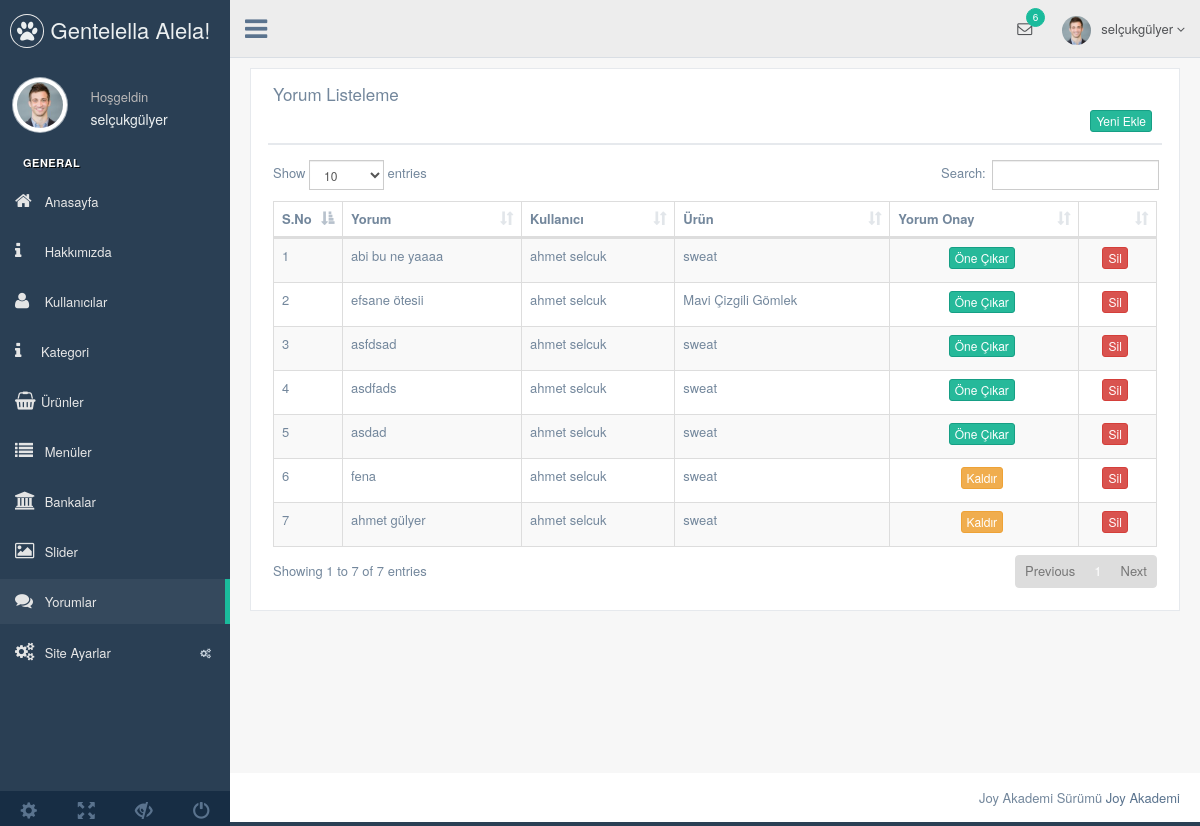
Screenshot of /nedmin/production/yorumlar.php (signed in) with the database file from the repository.
### tables this page shows
CREATE TABLE `kullanici` (
  `kullanici_id` int(11) NOT NULL,
  `kullanici_zaman` datetime NOT NULL DEFAULT CURRENT_TIMESTAMP,
  `kullanici_tc` varchar(250) NOT NULL,
  `kullanici_ad` varchar(50) NOT NULL,
  `kullanici_mail` varchar(50) NOT NULL,
  `kullanici_gsm` varchar(100) NOT NULL,
  `kullanici_password` varchar(50) NOT NULL,
  `kullanici_adsoyad` varchar(50) NOT NULL,
  `kullanici_adres` varchar(50) NOT NULL,
  `kullanici_il` varchar(250) NOT NULL,
  `kullanici_ilce` varchar(250) NOT NULL,
  `kullanici_unvan` varchar(100) NOT NULL,
  `kullanici_yetki` varchar(50) NOT NULL,
  `kullanici_durum` int(1) NOT NULL DEFAULT '1'
);

CREATE TABLE `yorumlar` (
  `yorum_id` int(11) NOT NULL,
  `kullanici_id` int(11) NOT NULL,
  `yorum_detay` text NOT NULL,
  `yorum_zaman` timestamp NOT NULL DEFAULT CURRENT_TIMESTAMP,
  `urun_id` int(11) NOT NULL,
  `yorum_onay` enum('0','1') NOT NULL DEFAULT '0'
);

CREATE TABLE `urun` (
  `urun_id` int(11) NOT NULL,
  `kategori_id` int(11) NOT NULL,
  `urun_ad` varchar(250) NOT NULL,
  `urun_zaman` datetime NOT NULL DEFAULT CURRENT_TIMESTAMP,
  `urun_seourl` varchar(250) NOT NULL,
  `urun_detay` text NOT NULL,
  `urun_fiyat` float(9,2) NOT NULL,
  `urun_video` varchar(200) NOT NULL,
  `urun_keyword` varchar(250) NOT NULL,
  `urun_stok` int(11) NOT NULL,
  `urun_durum` enum('0','1') NOT NULL,
  `urun_onecikar` enum('0','1') NOT NULL DEFAULT '0'
);

### nedmin/production/yorumlar.php (the view, shortened to what this page needs)
<?php
include'header.php';
$yorumsor=$db->prepare("SELECT * FROM yorumlar order by yorum_onay ASC");
$yorumsor->execute();
?>
<head>
</head>
        <div class="right_col" role="main">
          <div class="">
            <div class="row">
              <div class="col-md-12 col-sm-12 col-xs-12">
                <div class="x_panel">
                  <div class="x_title">
                    <h2>Yorum Listeleme </h2>
                   <div class="clearfix"></div>
                   <div align="right">
                   <a href="yorum-ekle.php"><button class="btn btn-success btn-xs">Yeni Ekle</button></a>
                  </div>
                  </div>
                  <div class="x_content">
                     <table id="datatable-responsive" class="table table-striped table-bordered dt-responsive nowrap" cellspacing="0" width="100%">
                      <thead>
                        <tr>
                          <th>S.No</th>
                          <th>Yorum</th>
                          <th>Kullanıcı</th>
                          <th>Ürün</th>
                          <th>Yorum Onay</th>
                          <th></th>
                        </tr>
                      </thead>
                      <tbody>
                        <?php
                        $say=0;
                        while ($yorumcek=$yorumsor->fetch(PDO::FETCH_ASSOC)) { $say++ ?>
                          <tr>
                          <td width="20"> <?php echo $say  ?></td>
                          <td><?php echo $yorumcek['yorum_detay'] ?></td>
                          <td><?php
                            $kullanici_id=$yorumcek['kullanici_id'];
                            $kullanicisor=$db->prepare("SELECT * from kullanici where kullanici_id=:id" );
                             $kullanicisor->execute(array
                               (
                              'id' => $kullanici_id
                                 ));
                              $kullanicicek=$kullanicisor->fetch(PDO::FETCH_ASSOC);
                           echo $kullanicicek['kullanici_adsoyad'] ?></td>
                          <td><?php
                            $urun_id=$yorumcek['urun_id'];
                            $urunsor=$db->prepare("SELECT * from urun where urun_id=:id");
                            $urunsor->execute(array(
                              'id'=>$urun_id
                            ));
                            $uruncek=$urunsor->fetch(PDO::FETCH_ASSOC);
                          echo $uruncek['urun_ad'] ?></td>
                          <td><center>
                              <?php
                              if ($yorumcek['yorum_onay']==0) { ?>
                                <a href="../netting/islem.php?yorum_id=<?php echo $yorumcek['yorum_id'] ?>&yorum_one=1&yorum_onay=ok"><button class="btn btn-success btn-xs">Öne Çıkar</button></a>
                              <?php } elseif ($yorumcek['yorum_onay']==1) { ?>
                                <a href="../netting/islem.php?yorum_id=<?php echo $yorumcek['yorum_id'] ?>&yorum_one=0&yorum_onay=ok"><button class="btn btn-warning btn-xs">Kaldır</button></a>
                          <?php  } ?>
                          </center></td>
                          <td><center><a href="../netting/islem.php?yorum_id=<?php echo $yorumcek['yorum_id']; ?>&yorumsil=ok"><button class="btn btn-danger btn-xs">Sil</button></a></center></td>
                        </tr>
                        <?php }
                         ?>
                      </tbody>
                    </table>
                  </div>
                </div>
              </div>
            </div>
          </div>
        </div>
     <?php include 'footer.php'; ?>

### nedmin/production/header.php (shortened to what this page needs)
<?php
  include '../netting/baglan.php';
    $kullanicisor=$db->prepare("SELECT * from kullanici where kullanici_mail=:mail" );
  $kullanicisor->execute(array
    (
      'mail' => $_SESSION['kullanici_mail']
    ));
  $kullanicicek=$kullanicisor->fetch(PDO::FETCH_ASSOC);
 ?>
<!DOCTYPE html>
<html lang="en">
  <head>
    <link href="../vendors/bootstrap/dist/css/bootstrap.min.css" rel="stylesheet">
    <link href="../vendors/font-awesome/css/font-awesome.min.css" rel="stylesheet">
    <link href="../vendors/nprogress/nprogress.css" rel="stylesheet">
    <link href="../vendors/iCheck/skins/flat/green.css" rel="stylesheet">
    <link href="../vendors/datatables.net-bs/css/dataTables.bootstrap.min.css" rel="stylesheet">
    <link href="../vendors/datatables.net-buttons-bs/css/buttons.bootstrap.min.css" rel="stylesheet">
    <link href="../vendors/datatables.net-fixedheader-bs/css/fixedHeader.bootstrap.min.css" rel="stylesheet">
    <link href="../vendors/datatables.net-responsive-bs/css/responsive.bootstrap.min.css" rel="stylesheet">
    <link href="../vendors/datatables.net-scroller-bs/css/scroller.bootstrap.min.css" rel="stylesheet">
    <link rel="stylesheet"  href="../vendors/dropzone/dist/min/dropzone.min.css">
    <link href="../build/css/custom.min.css" rel="stylesheet">
  </head>
  <body class="nav-md">
    <div class="container body">
      <div class="main_container">
        <div class="col-md-3 left_col">
          <div class="left_col scroll-view">
            <div class="navbar nav_title" style="border: 0;">
              <a href="index.html" class="site_title"><i class="fa fa-paw"></i> <span>Gentelella Alela!</span></a>
            </div>
            <div class="profile clearfix">
              <div class="profile_pic">
                <img src="images/img.jpg" alt="..." class="img-circle profile_img">
              </div>
              <div class="profile_info">
                <span>Hoşgeldin</span>
                <h2><?php echo $kullanicicek['kullanici_adsoyad'] ?></h2>
              </div>
            </div>
            <br />
            <div id="sidebar-menu" class="main_menu_side hidden-print main_menu">
              <div class="menu_section">
                <h3>General</h3>
                <ul class="nav side-menu">
                   <li><a href="index.php"><i class="fa fa-home"></i> Anasayfa </a></li>
                     <li><a href="hakkimizda.php"><i class="fa fa-info"></i> Hakkımızda </a></li>
                      <li><a href="kullanici.php"><i class="fa fa-user"></i> Kullanıcılar </a></li>
                      <li><a href="kategori.php"><i class="fa fa-info"></i>Kategori</a></li>
                      <li><a href="urun.php"><i class="fa fa-shopping-basket"></i>Ürünler</a></li>
                      <li><a href="menu.php"><i class="fa fa-list"></i> Menüler </a></li>
                      <li><a href="banka.php"><i class="fa fa-university"></i> Bankalar </a></li>
                       <li><a href="slider.php"><i class="fa fa-image"></i> Slider </a></li>
                       <li><a href="yorumlar.php"><i class="fa fa-comments"></i> Yorumlar </a></li>
                  <li><a><i class="fa fa-cogs"></i> Site Ayarlar <span class="fa fa-cogs"></span></a>
                  </li>
                  </ul>
              </div>
            </div>
            <div class="sidebar-footer hidden-small">
              <a data-toggle="tooltip" data-placement="top" title="Settings">
                <span class="glyphicon glyphicon-cog" aria-hidden="true"></span>
              </a>
              <a data-toggle="tooltip" data-placement="top" title="FullScreen">
                <span class="glyphicon glyphicon-fullscreen" aria-hidden="true"></span>
              </a>
              <a data-toggle="tooltip" data-placement="top" title="Lock">
                <span class="glyphicon glyphicon-eye-close" aria-hidden="true"></span>
              </a>
              <a data-toggle="tooltip" data-placement="top" title="Logout">
                <span class="glyphicon glyphicon-off" aria-hidden="true"></span>
              </a>
            </div>
          </div>
        </div>
        <div class="top_nav">
          <div class="nav_menu">
            <nav>
              <div class="nav toggle">
                <a id="menu_toggle"><i class="fa fa-bars"></i></a>
              </div>
              <ul class="nav navbar-nav navbar-right">
                <li class="">
                  <a href="javascript:;" class="user-profile dropdown-toggle" data-toggle="dropdown" aria-expanded="false">
                    <img src="images/img.jpg" alt=""><?php echo $kullanicicek['kullanici_adsoyad'] ?>
                    <span class=" fa fa-angle-down"></span>
                  </a>
                </li>
                <li role="presentation" class="dropdown">
                  <a href="javascript:;" class="dropdown-toggle info-number" data-toggle="dropdown" aria-expanded="false">
                    <i class="fa fa-envelope-o"></i>
                    <span class="badge bg-green">6</span>
                  </a>
                </li>
              </ul>
            </nav>
          </div>
        </div>

### rows the page displays
kullanici: kullanici_adsoyad "selçukgülyer"
yorumlar: yorum_detay "abi bu ne yaaaa", kullanici.kullanici_adsoyad "ahmet selcuk", urun.urun_ad "sweat"
yorumlar: yorum_detay "efsane ötesii", kullanici.kullanici_adsoyad "ahmet selcuk", urun.urun_ad "Mavi Çizgili Gömlek"
yorumlar: yorum_detay "asfdsad", kullanici.kullanici_adsoyad "ahmet selcuk", urun.urun_ad "sweat"
yorumlar: yorum_detay "asdfads", kullanici.kullanici_adsoyad "ahmet selcuk", urun.urun_ad "sweat"
yorumlar: yorum_detay "asdad", kullanici.kullanici_adsoyad "ahmet selcuk", urun.urun_ad "sweat"
yorumlar: yorum_detay "fena", kullanici.kullanici_adsoyad "ahmet selcuk", urun.urun_ad "sweat"
yorumlar: yorum_detay "ahmet gülyer", kullanici.kullanici_adsoyad "ahmet selcuk", urun.urun_ad "sweat"
